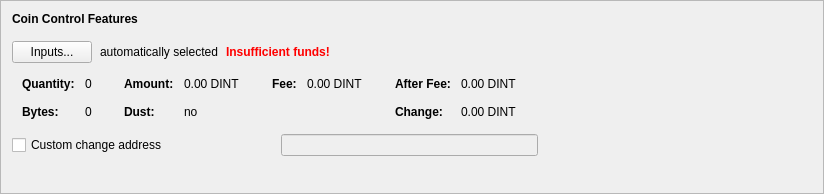
      <widget class="QFrame" name="frameCoinControl">
       <property name="sizePolicy">
        <sizepolicy hsizetype="Preferred" vsizetype="Fixed">
         <horstretch>0</horstretch>
         <verstretch>0</verstretch>
        </sizepolicy>
       </property>
       <property name="minimumSize">
        <size>
         <width>600</width>
         <height>194</height>
        </size>
       </property>
       <property name="frameShape">
        <enum>QFrame::StyledPanel</enum>
       </property>
       <property name="frameShadow">
        <enum>QFrame::Raised</enum>
       </property>
       <layout class="QVBoxLayout" name="verticalLayout_4">
        <item>
         <layout class="QVBoxLayout" name="verticalLayoutCoinControl" stretch="0,0,0,0,0">
          <property name="spacing">
           <number>0</number>
          </property>
          <property name="sizeConstraint">
           <enum>QLayout::SetDefaultConstraint</enum>
          </property>
          <property name="leftMargin">
           <number>0</number>
          </property>
          <property name="topMargin">
           <number>0</number>
          </property>
          <item>
           <layout class="QHBoxLayout" name="horizontalLayoutCoinControl1">
            <property name="bottomMargin">
             <number>15</number>
            </property>
            <item>
             <widget class="QLabel" name="labelCoinControlFeatures">
              <property name="sizePolicy">
               <sizepolicy hsizetype="Preferred" vsizetype="Maximum">
                <horstretch>0</horstretch>
                <verstretch>0</verstretch>
               </sizepolicy>
              </property>
              <property name="font">
               <font>
                <weight>75</weight>
                <bold>true</bold>
               </font>
              </property>
              <property name="styleSheet">
               <string notr="true">font-weight:bold;</string>
              </property>
              <property name="text">
               <string>Coin Control Features</string>
              </property>
             </widget>
            </item>
           </layout>
          </item>
          <item>
           <layout class="QHBoxLayout" name="horizontalLayoutCoinControl2" stretch="0,0,0,0">
            <property name="spacing">
             <number>8</number>
            </property>
            <property name="bottomMargin">
             <number>10</number>
            </property>
            <item>
             <widget class="QPushButton" name="pushButtonCoinControl">
              <property name="styleSheet">
               <string notr="true"/>
              </property>
              <property name="text">
               <string>Inputs...</string>
              </property>
              <property name="autoDefault">
               <bool>false</bool>
              </property>
             </widget>
            </item>
            <item>
             <widget class="QLabel" name="labelCoinControlAutomaticallySelected">
              <property name="text">
               <string>automatically selected</string>
              </property>
              <property name="margin">
               <number>5</number>
              </property>
             </widget>
            </item>
            <item>
             <widget class="QLabel" name="labelCoinControlInsuffFunds">
              <property name="font">
               <font>
                <weight>75</weight>
                <bold>true</bold>
               </font>
              </property>
              <property name="styleSheet">
               <string notr="true">color:red;font-weight:bold;</string>
              </property>
              <property name="text">
               <string>Insufficient funds!</string>
              </property>
              <property name="margin">
               <number>5</number>
              </property>
             </widget>
            </item>
            <item>
             <spacer name="horizontalSpacerCoinControl">
              <property name="orientation">
               <enum>Qt::Horizontal</enum>
              </property>
              <property name="sizeHint" stdset="0">
               <size>
                <width>40</width>
                <height>1</height>
               </size>
              </property>
             </spacer>
            </item>
           </layout>
          </item>
          <item>
           <widget class="QWidget" name="widgetCoinControl" native="true">
            <property name="sizePolicy">
             <sizepolicy hsizetype="Preferred" vsizetype="Preferred">
              <horstretch>0</horstretch>
              <verstretch>0</verstretch>
             </sizepolicy>
            </property>
            <property name="minimumSize">
             <size>
              <width>0</width>
              <height>0</height>
             </size>
            </property>
            <property name="styleSheet">
             <string notr="true"/>
            </property>
            <layout class="QHBoxLayout" name="horizontalLayoutCoinControl5">
             <property name="leftMargin">
              <number>0</number>
             </property>
             <property name="topMargin">
              <number>0</number>
             </property>
             <property name="rightMargin">
              <number>0</number>
             </property>
             <property name="bottomMargin">
              <number>0</number>
             </property>
             <item>
              <layout class="QHBoxLayout" name="horizontalLayoutCoinControl3" stretch="0,0,0,1">
               <property name="spacing">
                <number>20</number>
               </property>
               <property name="topMargin">
                <number>0</number>
               </property>
               <property name="bottomMargin">
                <number>10</number>
               </property>
               <item>
                <layout class="QFormLayout" name="formLayoutCoinControl1">
                 <property name="horizontalSpacing">
                  <number>10</number>
                 </property>
                 <property name="verticalSpacing">
                  <number>14</number>
                 </property>
                 <property name="leftMargin">
                  <number>10</number>
                 </property>
                 <property name="topMargin">
                  <number>4</number>
                 </property>
                 <property name="rightMargin">
                  <number>6</number>
                 </property>
                 <item row="0" column="0">
                  <widget class="QLabel" name="labelCoinControlQuantityText">
                   <property name="font">
                    <font>
                     <weight>75</weight>
                     <bold>true</bold>
                    </font>
                   </property>
                   <property name="text">
                    <string>Quantity:</string>
                   </property>
                   <property name="margin">
                    <number>0</number>
                   </property>
                  </widget>
                 </item>
                 <item row="0" column="1">
                  <widget class="QLabel" name="labelCoinControlQuantity">
                   <property name="cursor">
                    <cursorShape>IBeamCursor</cursorShape>
                   </property>
                   <property name="contextMenuPolicy">
                    <enum>Qt::ActionsContextMenu</enum>
                   </property>
                   <property name="text">
                    <string notr="true">0</string>
                   </property>
                   <property name="margin">
                    <number>0</number>
                   </property>
                   <property name="textInteractionFlags">
                    <set>Qt::LinksAccessibleByMouse|Qt::TextSelectableByKeyboard|Qt::TextSelectableByMouse</set>
                   </property>
                  </widget>
                 </item>
                 <item row="1" column="0">
                  <widget class="QLabel" name="labelCoinControlBytesText">
                   <property name="font">
                    <font>
                     <weight>75</weight>
                     <bold>true</bold>
                    </font>
                   </property>
                   <property name="text">
                    <string>Bytes:</string>
                   </property>
                  </widget>
                 </item>
                 <item row="1" column="1">
                  <widget class="QLabel" name="labelCoinControlBytes">
                   <property name="cursor">
                    <cursorShape>IBeamCursor</cursorShape>
                   </property>
                   <property name="contextMenuPolicy">
                    <enum>Qt::ActionsContextMenu</enum>
                   </property>
                   <property name="text">
                    <string notr="true">0</string>
                   </property>
                   <property name="textInteractionFlags">
                    <set>Qt::LinksAccessibleByMouse|Qt::TextSelectableByKeyboard|Qt::TextSelectableByMouse</set>
                   </property>
                  </widget>
                 </item>
                </layout>
               </item>
               <item>
                <layout class="QFormLayout" name="formLayoutCoinControl2">
                 <property name="horizontalSpacing">
                  <number>10</number>
                 </property>
                 <property name="verticalSpacing">
                  <number>14</number>
                 </property>
                 <property name="leftMargin">
                  <number>6</number>
                 </property>
                 <property name="topMargin">
                  <number>4</number>
                 </property>
                 <property name="rightMargin">
                  <number>6</number>
                 </property>
                 <item row="0" column="0">
                  <widget class="QLabel" name="labelCoinControlAmountText">
                   <property name="font">
                    <font>
                     <weight>75</weight>
                     <bold>true</bold>
                    </font>
                   </property>
                   <property name="text">
                    <string>Amount:</string>
                   </property>
                   <property name="margin">
                    <number>0</number>
                   </property>
                  </widget>
                 </item>
                 <item row="0" column="1">
                  <widget class="QLabel" name="labelCoinControlAmount">
                   <property name="cursor">
                    <cursorShape>IBeamCursor</cursorShape>
                   </property>
                   <property name="contextMenuPolicy">
                    <enum>Qt::ActionsContextMenu</enum>
                   </property>
                   <property name="text">
                    <string notr="true">0.00 DINT</string>
                   </property>
                   <property name="textInteractionFlags">
                    <set>Qt::LinksAccessibleByMouse|Qt::TextSelectableByKeyboard|Qt::TextSelectableByMouse</set>
                   </property>
                  </widget>
                 </item>
                 <item row="1" column="0">
                  <widget class="QLabel" name="labelCoinControlLowOutputText">
                   <property name="font">
                    <font>
                     <weight>75</weight>
                     <bold>true</bold>
                    </font>
                   </property>
                   <property name="text">
                    <string>Dust:</string>
                   </property>
                  </widget>
                 </item>
                 <item row="1" column="1">
                  <widget class="QLabel" name="labelCoinControlLowOutput">
                   <property name="cursor">
                    <cursorShape>IBeamCursor</cursorShape>
                   </property>
                   <property name="contextMenuPolicy">
                    <enum>Qt::ActionsContextMenu</enum>
                   </property>
                   <property name="text">
                    <string notr="true">no</string>
                   </property>
                   <property name="textInteractionFlags">
                    <set>Qt::LinksAccessibleByMouse|Qt::TextSelectableByKeyboard|Qt::TextSelectableByMouse</set>
                   </property>
                  </widget>
                 </item>
                </layout>
               </item>
               <item>
                <layout class="QFormLayout" name="formLayoutCoinControl3">
                 <property name="horizontalSpacing">
                  <number>10</number>
                 </property>
                 <property name="verticalSpacing">
                  <number>14</number>
                 </property>
                 <property name="leftMargin">
                  <number>6</number>
                 </property>
                 <property name="topMargin">
                  <number>4</number>
                 </property>
                 <property name="rightMargin">
                  <number>6</number>
                 </property>
                 <item row="0" column="0">
                  <widget class="QLabel" name="labelCoinControlFeeText">
                   <property name="font">
                    <font>
                     <weight>75</weight>
                     <bold>true</bold>
                    </font>
                   </property>
                   <property name="text">
                    <string>Fee:</string>
                   </property>
                   <property name="margin">
                    <number>0</number>
                   </property>
                  </widget>
                 </item>
                 <item row="0" column="1">
                  <widget class="QLabel" name="labelCoinControlFee">
                   <property name="cursor">
                    <cursorShape>IBeamCursor</cursorShape>
                   </property>
                   <property name="contextMenuPolicy">
                    <enum>Qt::ActionsContextMenu</enum>
                   </property>
                   <property name="text">
                    <string notr="true">0.00 DINT</string>
                   </property>
                   <property name="textInteractionFlags">
                    <set>Qt::LinksAccessibleByMouse|Qt::TextSelectableByKeyboard|Qt::TextSelectableByMouse</set>
                   </property>
                  </widget>
                 </item>
                </layout>
               </item>
               <item>
                <layout class="QFormLayout" name="formLayoutCoinControl4">
                 <property name="horizontalSpacing">
                  <number>10</number>
                 </property>
                 <property name="verticalSpacing">
                  <number>14</number>
                 </property>
                 <property name="leftMargin">
                  <number>6</number>
                 </property>
                 <property name="topMargin">
                  <number>4</number>
                 </property>
                 <property name="rightMargin">
                  <number>6</number>
                 </property>
                 <item row="0" column="0">
                  <widget class="QLabel" name="labelCoinControlAfterFeeText">
                   <property name="font">
                    <font>
                     <weight>75</weight>
                     <bold>true</bold>
                    </font>
                   </property>
                   <property name="text">
                    <string>After Fee:</string>
                   </property>
                   <property name="margin">
                    <number>0</number>
                   </property>
                  </widget>
                 </item>
                 <item row="0" column="1">
                  <widget class="QLabel" name="labelCoinControlAfterFee">
                   <property name="cursor">
                    <cursorShape>IBeamCursor</cursorShape>
                   </property>
                   <property name="contextMenuPolicy">
                    <enum>Qt::ActionsContextMenu</enum>
                   </property>
                   <property name="text">
                    <string notr="true">0.00 DINT</string>
                   </property>
                   <property name="textInteractionFlags">
                    <set>Qt::LinksAccessibleByMouse|Qt::TextSelectableByKeyboard|Qt::TextSelectableByMouse</set>
                   </property>
                  </widget>
                 </item>
                 <item row="1" column="0">
                  <widget class="QLabel" name="labelCoinControlChangeText">
                   <property name="font">
                    <font>
                     <weight>75</weight>
                     <bold>true</bold>
                    </font>
                   </property>
                   <property name="text">
                    <string>Change:</string>
                   </property>
                  </widget>
                 </item>
                 <item row="1" column="1">
                  <widget class="QLabel" name="labelCoinControlChange">
                   <property name="cursor">
                    <cursorShape>IBeamCursor</cursorShape>
                   </property>
                   <property name="contextMenuPolicy">
                    <enum>Qt::ActionsContextMenu</enum>
                   </property>
                   <property name="text">
                    <string notr="true">0.00 DINT</string>
                   </property>
                   <property name="textInteractionFlags">
                    <set>Qt::LinksAccessibleByMouse|Qt::TextSelectableByKeyboard|Qt::TextSelectableByMouse</set>
                   </property>
                  </widget>
                 </item>
                </layout>
               </item>
              </layout>
             </item>
            </layout>
           </widget>
          </item>
          <item>
           <layout class="QHBoxLayout" name="horizontalLayoutCoinControl4" stretch="0,0,0">
            <property name="spacing">
             <number>12</number>
            </property>
            <property name="sizeConstraint">
             <enum>QLayout::SetDefaultConstraint</enum>
            </property>
            <property name="topMargin">
             <number>5</number>
            </property>
            <property name="rightMargin">
             <number>5</number>
            </property>
            <item>
             <widget class="QCheckBox" name="checkBoxCoinControlChange">
              <property name="toolTip">
               <string>If this is activated, but the change address is empty or invalid, change will be sent to a newly generated address.</string>
              </property>
              <property name="text">
               <string>Custom change address</string>
              </property>
             </widget>
            </item>
            <item>
             <widget class="QValidatedLineEdit" name="lineEditCoinControlChange">
              <property name="enabled">
               <bool>false</bool>
              </property>
              <property name="sizePolicy">
               <sizepolicy hsizetype="Ignored" vsizetype="Fixed">
                <horstretch>0</horstretch>
                <verstretch>0</verstretch>
               </sizepolicy>
              </property>
             </widget>
            </item>
            <item>
             <widget class="QLabel" name="labelCoinControlChangeLabel">
              <property name="sizePolicy">
               <sizepolicy hsizetype="Preferred" vsizetype="Expanding">
                <horstretch>0</horstretch>
                <verstretch>0</verstretch>
               </sizepolicy>
              </property>
              <property name="minimumSize">
               <size>
                <width>0</width>
                <height>0</height>
               </size>
              </property>
              <property name="text">
               <string/>
              </property>
              <property name="margin">
               <number>3</number>
              </property>
             </widget>
            </item>
           </layout>
          </item>
          <item>
           <spacer name="verticalSpacerCoinControl">
            <property name="orientation">
             <enum>Qt::Vertical</enum>
            </property>
            <property name="sizeType">
             <enum>QSizePolicy::Expanding</enum>
            </property>
            <property name="sizeHint" stdset="0">
             <size>
              <width>800</width>
              <height>1</height>
             </size>
            </property>
           </spacer>
          </item>
         </layout>
        </item>
       </layout>
      </widget>
